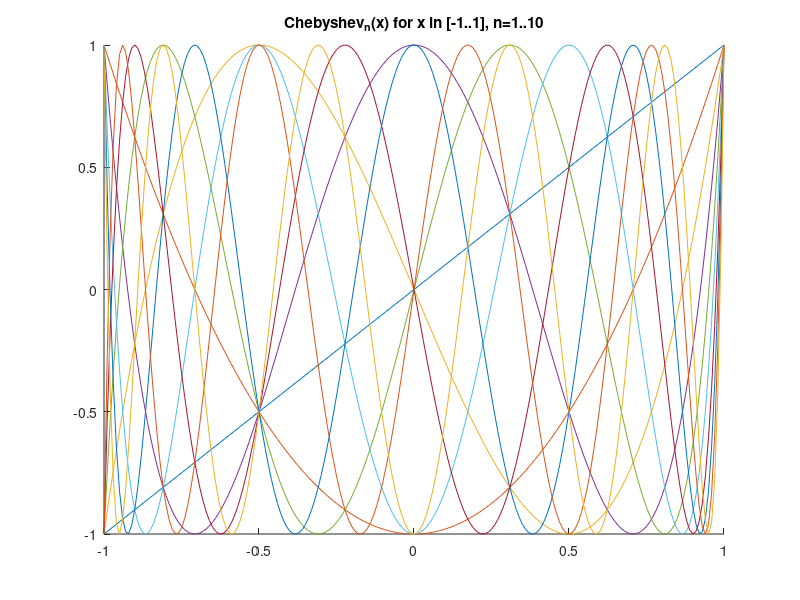

Reproduce this figure in MATLAB.
# Chebyshev

chebyshev = @(n, t) cos(n * acos(t));

xs = [-1:0.01:1];
hold on
# plot(xs, chebyshev(1, xs));
# plot(xs, chebyshev(2, xs));
# plot(xs, chebyshev(3, xs));

function ret = f(n)
  if n == 0
    ret = @(x) 1;
  elseif n == 1
    ret = @(x) x;
  else
    ret = @(x) 2.*x.*f(n-1)(x) - f(n-2)(x);
  end
end

for i = 1:10
  plot(xs, f(i)(xs))
endfor

title("Chebyshev_n(x) for x in [-1..1], n=1..10")
